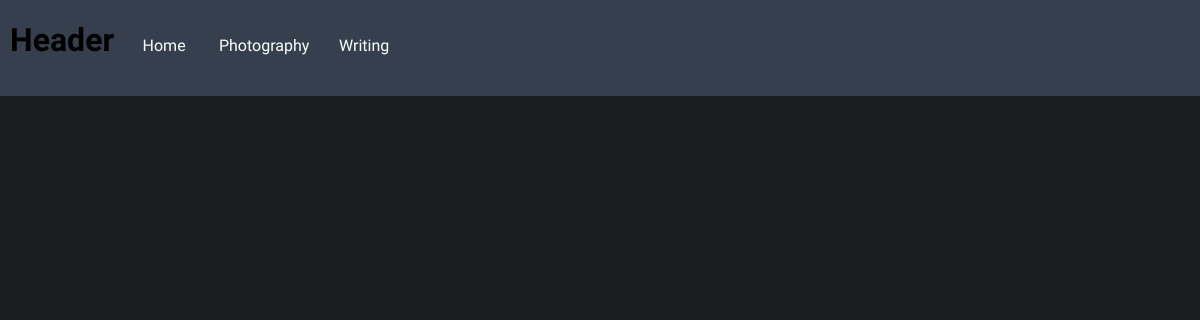
Before: /photography/6/ with the older database file.
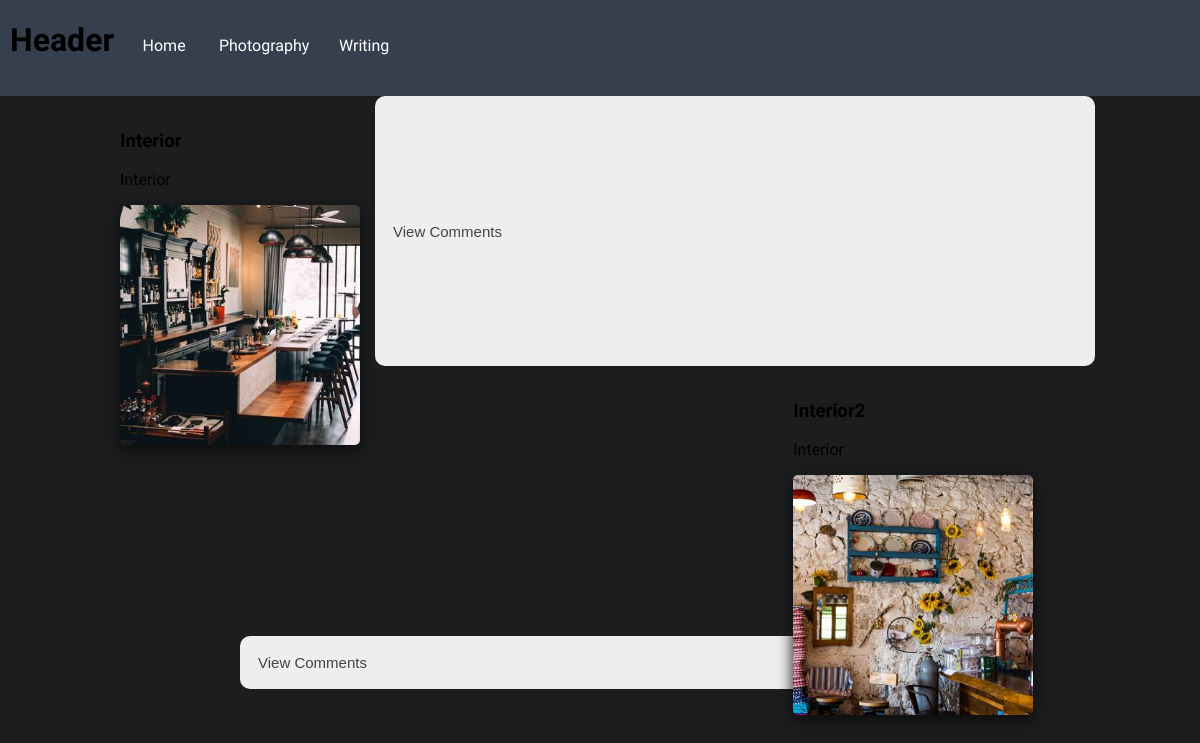
After: the same page with the newer database file.
### main_site/models.py (models this page shows, shortened)
class Photo(models.Model):
    id = models.AutoField(primary_key=True)
    image = models.ImageField(upload_to='images/')
    thumbnail = models.ImageField(upload_to='thumbnails/', blank=True, null=True)
    title = models.CharField(max_length=100)
    description = models.CharField(max_length=750)
    tag = models.ManyToManyField('Tag')
    published = models.BooleanField(default=True)
    published_date = models.DateTimeField(blank=True, null=True, auto_now_add=True)
    class Meta:
        ordering = ['published_date']

### main_site/views.py (the view)
# urls.py: path('photography/', views.photo_tags, name='photo'),
def photo(request, tag_id):
    photos = Photo.objects.filter(published=True).filter(tag__id=tag_id)
    if request.method == 'POST':
        comment_form = PhotoCommentForm(data=request.POST)
        print('POST')
        if comment_form.is_valid():
            print('valid')
            comment_form.save()
    else:
        comment_form = PhotoCommentForm()
    data = serializers.serialize('json', photos)
    context = {
        'photos': photos,
        'comment_form': comment_form,
        'data': data
    }
    return render(request, 'photography.html', context=context)

### main_site/templates/photography.html (shortened to what this page needs)
{% extends "base_generic.html" %}
{% load static %}
{% block content %}
    <div class="photo-grid">
    {% for photo in photos %}
        <div class="item">
            <h3>{{ photo.title }}</h3>
            <p>{{ photo.description }}</p>
            <img id="{{ photo.pk }}" class="photo-page-img" alt="{{ photo.title }}" onclick="processModal(this);" src="{{ photo.thumbnail.url }}">
        </div>
        <button type="button" class="collapsible">View Comments</button>
    {% endfor %}
    </div>
{% endblock %}

Changed rows visible on the page:
added Photo: title "Interior", description "Interior", thumbnail (picture)
added Photo: title "Interior2", description "Interior", thumbnail (picture)
